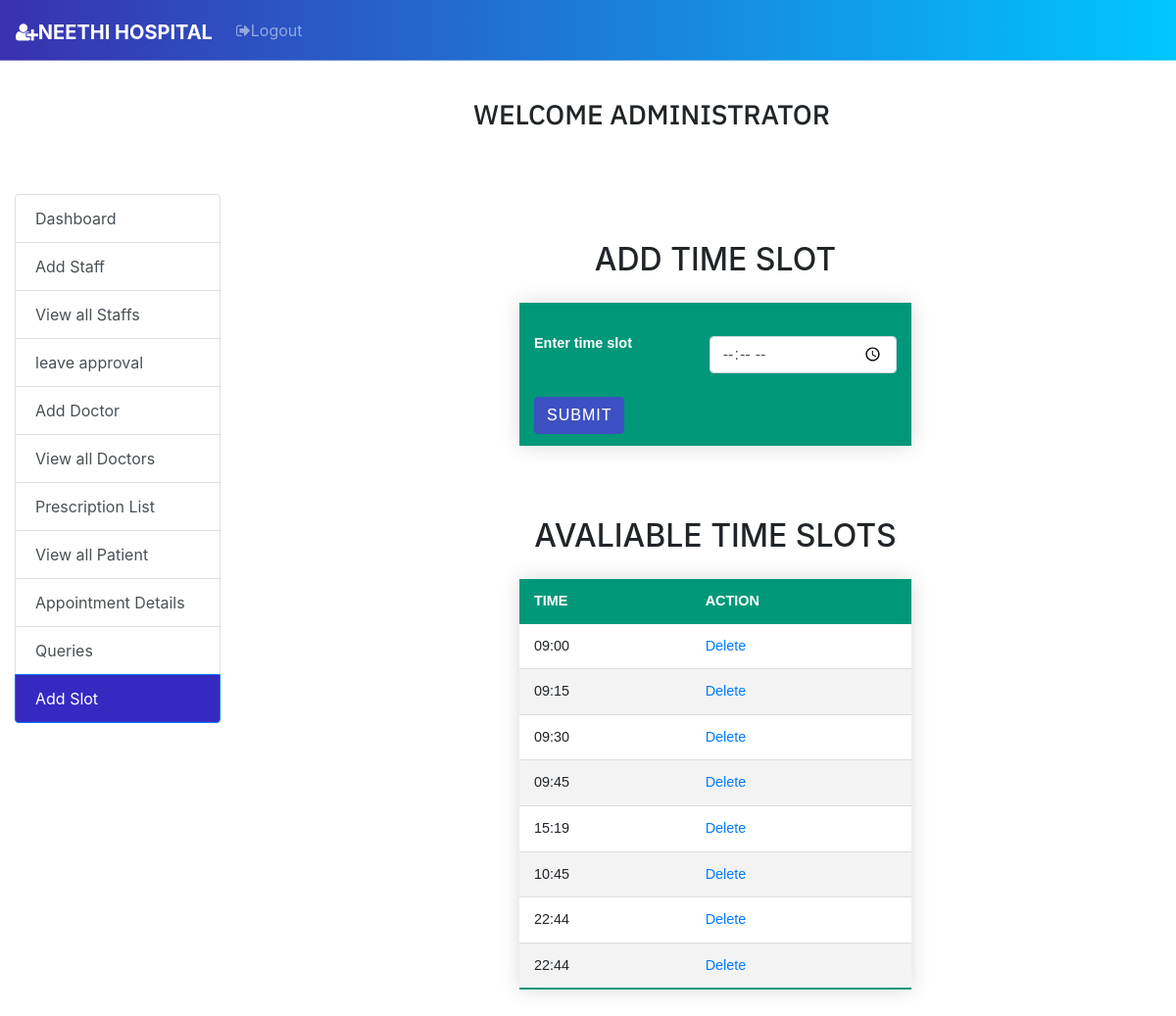
The page /slot.php on the database as committed earlier.
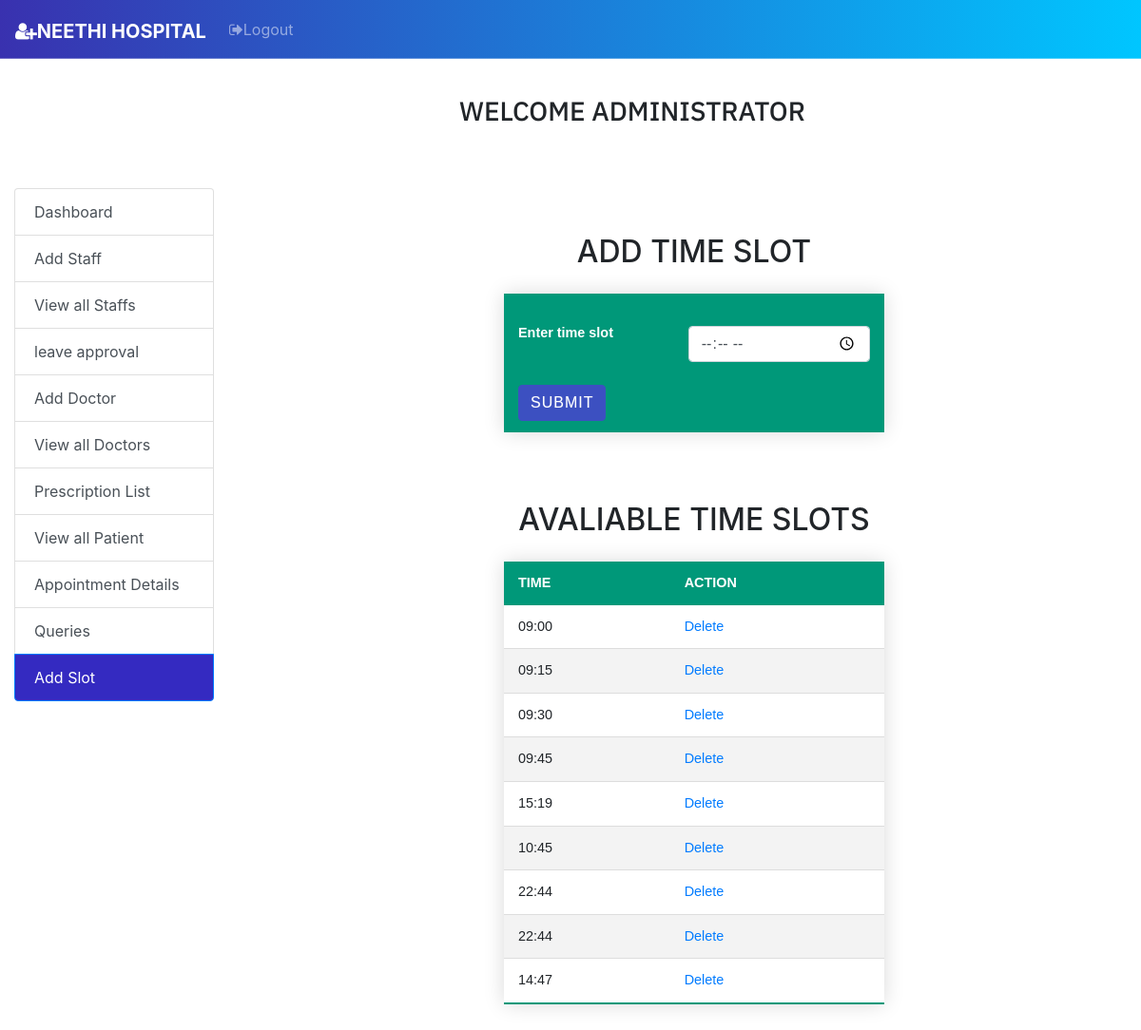
The same page on the database as committed later.
### tables this page shows
CREATE TABLE `slot` (
  `id` int(11) NOT NULL,
  `time` varchar(255) NOT NULL
);

### slot.php (the view, shortened to what this page needs)
<?php
$servername = 'localhost';
$username = 'root';
$password = '';
$dbname = "myhmsdb";
$conn = mysqli_connect($servername, $username, $password, "$dbname");
?>
<!DOCTYPE html>
<link rel="stylesheet" href="styletable.css">
<html lang="en">
<head>
  <link rel="stylesheet" type="text/css" href="font-awesome-4.7.0/css/font-awesome.min.css">
  <link rel="stylesheet" href="style.css">
  <link rel="stylesheet" href="vendor/fontawesome/css/font-awesome.min.css">
  <link rel="stylesheet" href="https://maxcdn.bootstrapcdn.com/bootstrap/4.0.0-beta/css/bootstrap.min.css">
  <nav class="navbar navbar-expand-lg navbar-dark bg-primary fixed-top">
    <link rel="stylesheet" href="https://stackpath.bootstrapcdn.com/bootstrap/4.3.1/css/bootstrap.min.css">
    <a class="navbar-brand" href="#"><i class="fa fa-user-plus" aria-hidden="true"></i>NEETHI HOSPITAL</a>
    <div class="collapse navbar-collapse" id="navbarSupportedContent">
      <ul class="navbar-nav mr-auto">
        <li class="nav-item">
          <a class="nav-link" href="logout1.php"><i class="fa fa-sign-out" aria-hidden="true"></i>Logout</a>
        </li>
        <li class="nav-item">
          <a class="nav-link" href="#"></a>
        </li>
      </ul>
    </div>
  </nav>
</head>
<body style="padding-top:50px;">
  <div class="container-fluid" style="margin-top:50px;">
    <h3 style="margin-left: 40%; padding-bottom: 20px;font-family: 'IBM Plex Sans', sans-serif;"> WELCOME ADMINISTRATOR </h3>
    <div class="row">
      <div class="col-md-4" style="max-width:25%;margin-top: 3%;">
        <div class="list-group" id="list-tab" role="tablist">
          <a class="list-group-item list-group-item-action" href="admin-panel1.php" href="#list-doc">Dashboard</a>
          <a class="list-group-item list-group-item-action " href="addstaf.php" href="#list-settings">Add Staff</a>
          <a class="list-group-item list-group-item-action" href="deletestaff.php" href="#list-settings">View all Staffs</a>
          <a class="list-group-item list-group-item-action " href="leave.php">leave approval</a>
          <a class="list-group-item list-group-item-action" href="admin-panel1.php" href="#list-settings">Add Doctor</a>
          <a class="list-group-item list-group-item-action " href="deletedoctor.php" href="#list-doc">View all Doctors</a>
          <a class="list-group-item list-group-item-action" href="admin-panel1.php" href="#list-pres">Prescription List</a>
          <a class="list-group-item list-group-item-action" href="deletepatient.php" href="#list-pat">View all Patient </a>
          <a class="list-group-item list-group-item-action" href="admin-panel1.php" href="#list-app">Appointment Details</a>
          <a class="list-group-item list-group-item-action" href="admin-panel1.php" href="#list-mes">Queries</a>
          <a class="list-group-item list-group-item-action active" href="slot.php">Add Slot</a>
        </div><br>
      </div>
      <div class="col-md-8" style="margin-top: 3%;">
        <div class="tab-content" id="nav-tabContent" style="width: 950px;">
          <center>
            <br>
            <br>
            <h2> ADD TIME SLOT </h2>
            <form method="post">
              <table class="styled-table">
                <thead>
                  <tr>
                    <th scope="col">Enter time slot</th>
                    <th scope="col"> &nbsp; &nbsp; &nbsp; &nbsp;<input type="time" class="form-control" name="time" required></th>
                  </tr>
                  <tr>
                    <th>
                      <input class="btn btn-primary" type="submit" value="Submit" name="submit">
                    </th>
                    <th></th>
                  </tr>
                </thead>
              </table>
            </form>
            <br>
            <br>
            <h2> AVALIABLE TIME SLOTS </h2>
            <table class="styled-table">
              <thead>
                <tr>
                  <th>TIME</th>
                  <th>ACTION</th>
                </tr>
              </thead>
              <tbody>
                <?php
                $sql = "select*from slot";
                $result = $conn->query($sql);
                if ($result->num_rows > 0) {
                  while ($row = $result->fetch_assoc()) {
                    $url2 = "deleteslot.php?id=" . $row['id'];
                    echo " <tr><td>" . $row['time'] . "</td>";
                    echo "<td><a href='$url2'>Delete</td></a></tr>";
                  }
                } else {
                  echo "0 results";
                }
                ?>
          </center>
          <br>
</body>
</html>

Rows that differ between the two databases and show on the page:
added slot: time "14:47"
